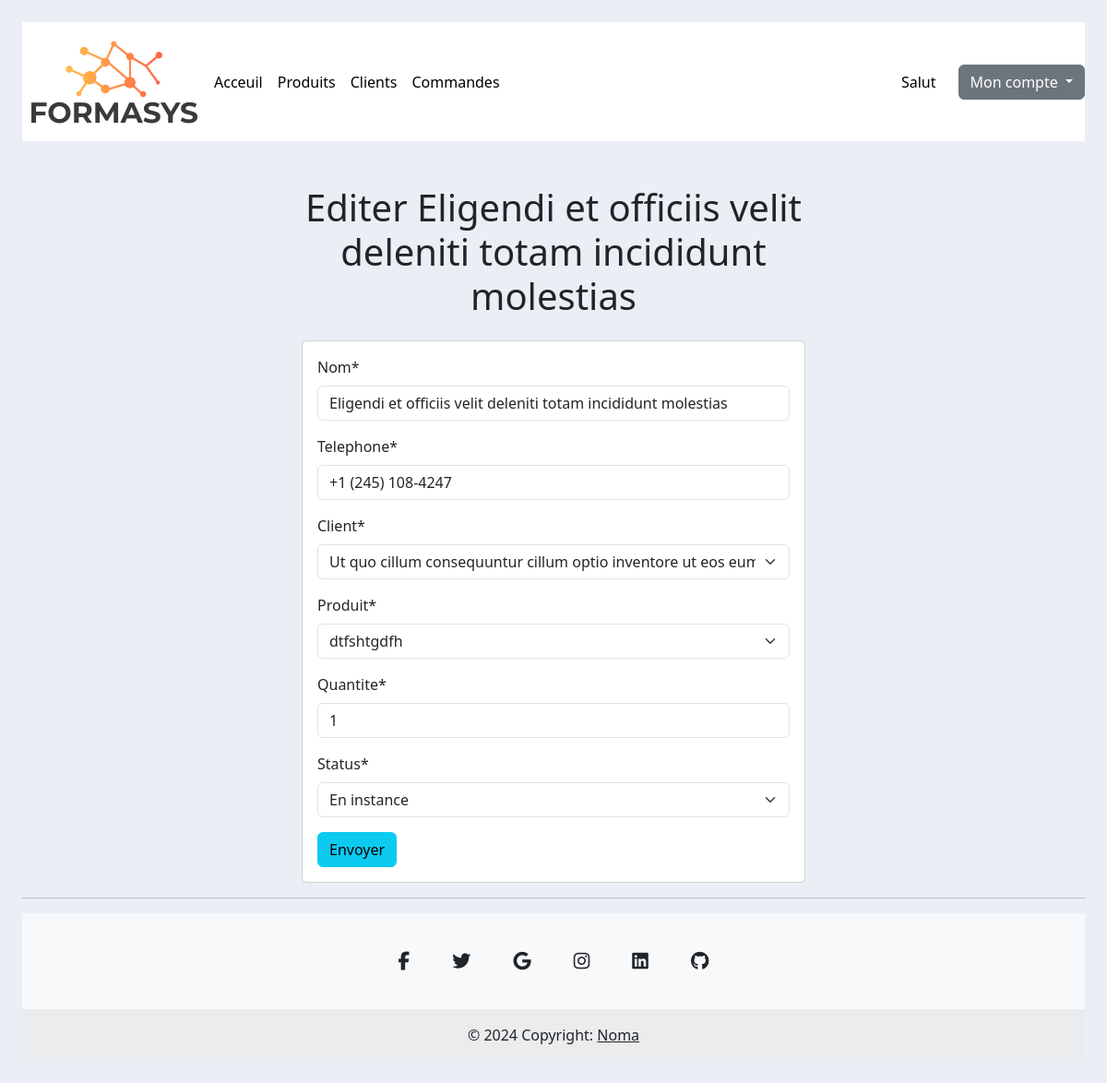
Page /commande/editer_commande/11 (signed in) on the committed database.
### commande/models.py (models this page shows, shortened)
class Commande(models.Model):
    nom = models.CharField(max_length=200, blank=False, null=False)
    telephone = models.CharField(max_length=200, blank=False, null=False)  # Fixed typo in 'max_length'
    STATUS_CHOICES = [
        ('en instance', 'En instance'),
        ('non livré', 'Non livré'),
        ('livré', 'Livré'),
    ]
    client = models.ForeignKey(Client, null=True, on_delete=models.SET_NULL)
    produit = models.ForeignKey(Produit, null=True, on_delete=models.SET_NULL)
    quantite = models.IntegerField(default=1)
    status = models.CharField(max_length=200, choices=STATUS_CHOICES, default='en instance')
    date_creation = models.DateTimeField(auto_now_add=True)

### client/models.py (models this page shows)
class Client(models.Model):
    nom = models.CharField(max_length=200, blank=False, null=False)
    telephone = models.CharField(max_length=200, blank=False, null=False)  # Fixed typo in 'max_length'
    date_creation = models.DateTimeField(auto_now_add=True)
    def __str__(self):
        return f"{self.nom}"

### produit/models.py (models this page shows)
class Produit(models.Model):
    category_choices = [
        ('alimentaire', 'Alimentaire'),
        ('electronique', 'Electronique'),
        ('vetement', 'Vetement'),
        ('mobilier', 'Mobilier'),
        ('divers', 'Divers'),
    ]
    nom = models.CharField(max_length=200, blank=False, null=False)
    prix = models.FloatField(blank=False, null=False)
    date_creation = models.DateTimeField(auto_now_add=True)
    categorie = models.CharField(max_length=200, choices=category_choices, default='alimentaire')
    tag = models.ManyToManyField(Tag)
    def __str__(self):
        return f" {self.nom}"

### commande/views.py (the view)
# urls.py: path('editer_commande/<str:pk>', views.editer, name='editer_commande'),
@login_required(login_url='login')
def editer(request, pk):
    commande = get_object_or_404(Commande, id=pk)
    form = CommandeForm(instance=commande)
    if request.method == 'POST':
        form = CommandeForm(request.POST, instance=commande)
        if form.is_valid():
            form.save()
            messages.success(request, 'Commande mis a jour avec success !')
            return redirect('/')
    context = {'form': form, 'content': f"Editer {commande.nom}"}
    return render(request, 'commande/create.html', context)

### commande/forms.py
class CommandeForm(ModelForm):
    class Meta:
        model = Commande
        fields = "__all__"

### templates/commande/create.html (shortened to what this page needs)
{% extends 'main.html' %}
{% load crispy_forms_tags %}
{% block content %}
<div class="container mt-5">
    <div class="row justify-content-center">
        <div class="col-md-6">
            <h1 class="text-center mb-4">{{content}}</h1>
            <div class="card">
                <div class="card-body">
                    <form action="" method="POST">
                        <div class="mb-3">
                            {{ form|crispy }}
                        </div>
                        <button type="submit" class="btn btn-info btn-block">Envoyer</button>
                    </form>
                </div>
            </div>
        </div>
    </div>
</div>
{% endblock content%}

### templates/static/css/main.css (style rules this page uses)
body { background-color: #ebeff5; }

### rows in the picture
Commande: nom "Eligendi et officiis velit deleniti totam incididunt molestias", telephone "+1 (245) 108-4247", client "Ut quo cillum consequuntur cillum optio inventore ut eos eum expedita soluta dolores qui praesentium pariatur Necessitatibus tempor", produit "dtfshtgdfh", quantite "1", status "En instance"

### other values in the picture
{{ content }} "Editer Eligendi et officiis velit deleniti totam incididunt molestias"
